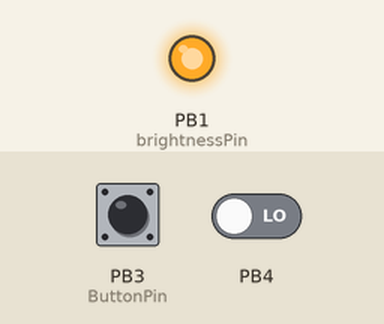
Bench run of a sketch on a simulated ATtiny85, built with avr-gcc and run on an emulated ATtiny85. Shown: output pins drawn as LEDs (lit = HIGH). Inputs (shaded band) come from the test bench; at power-on: PB3 (ButtonPin) HIGH, PB4 LOW. EEPROM starts erased.

Above: at 1.2 s.
1.3 s: PB3 (ButtonPin) pulled LOW for 3.2 s
At 1.8 s:
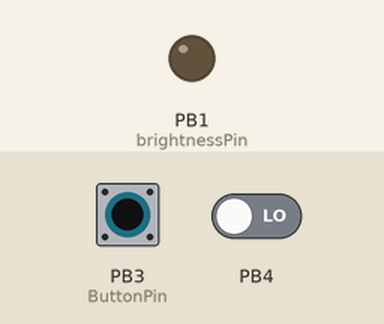
6.0 s: PB3 (ButtonPin) pulled LOW for 0.15 s
At 7.2 s:
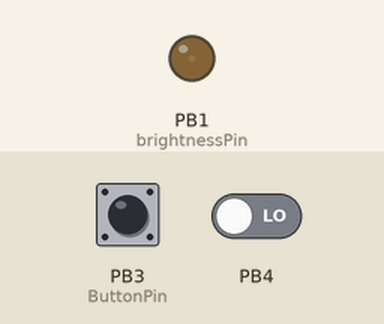
7.6 s: PB3 (ButtonPin) pulled LOW for 1 s
At 8.0 s:
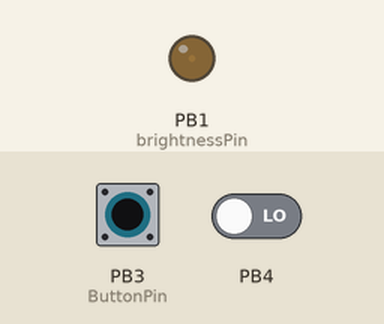
Timing chart, 0 to 10.6 s (numbered marks = the images above; inputs shaded):
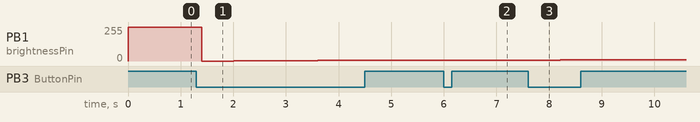

Measured:
- after the input at 1.3 s, PB1 (brightnessPin): 255/255 → 0/255 after 0.10 s, → 1/255 0.61 s later, → 2/255 0.40 s later, → 3/255 0.60 s later, … (6 changes in this stretch)
- after the input at 6.0 s, PB1 (brightnessPin): 5/255 → 6/255 at once
- after the input at 7.6 s, PB1 (brightnessPin): 6/255 → 7/255 at once, → 8/255 0.61 s later

The sketch:

Adjustable_Brake_light_dimmer.ino
```cpp
/*
 * Purpose of this project is to dim a pair of silly brightness RED LEDs designed to fit into a P21 housing but lack a sensible tail light dimness setting
 * the circuit uses an ATTINY85 8pin DIP chip and a ASSR-1611 6pin DIP solid state relay and a TO92 78L05, one resistor and one capacitor and one diode to
 * block the brake signals +12V from flowing back through the SSR chips protection diodes into the side light circuits and illuminating the front side lights
 * by mistake. My circuit uses a proper push button sub miniature PCB mount switch but can be modified to use a pair of jumper pins that are shorted to
 * customise the tail light brightness and save the desired PWM brightness value in EEPROM when the jumper is removed for next cold boot up.
 *
 * To make the board as compact as possible on the 2.54mm pitch board around 0.5mm needed to be filed off the ASSR-1611 chip and the casting seam filed off
 * the ATTIN85 chip which then allows the two chips to adjoin each other without wasting a row of holes between them.
 * All the components are available in SMD package variants so the entire board could be shrunk further if a commercial PCB fabricator is used.
 * Other possible space saving optimizations are cut two legs off the switch and glue the switch to the ATTINY85 with the two remaining pins soldered to the
 * pins 2 and 4 of the ATTINY85 and mount the 78L05 on the underside of the board and using the capacitors PCB holes for its GND and +5 out wires and once its
 * all soldered in place fold the 78L05 back under the ATTINY85 chip between its pins. This allows the +12V track to pin4 of the ASSR chip to move one track
 * in towards the chips and it is possible to mount the 680R resistor on the underside of the PCB directly under the two ICs using the adjacent holes next to
 * the specific pins ATTINY85 pin 6 and the ASSR pin 1. I plan to encapsulate it in silicone potting compound leaving just the top of the button exposed
 */
/*
                               ######
                               / |  \
                        +------+ |  |
                        |        +C-+
                        |      )------(
                        |    1[|0|  +=|]8
                        |      | |    |   ATTINY85
                   =)-------(=[| |    |]
                    |  ,-.  | #| |    |
                    | ( | ) | [| |    |]-+
                    |  `-'  |  | |    | )+(
                   =)-------(=[|-+--+ |]| |
                        |      )------( | |
                        |      )------( | | 680R
                        +-----[|-+  | |]| |
                               | |  | | | |
                            +-[| |  +-|]| |
                           )+( | |    | )+(
                           | |[|-+   0|]-+
                       D1  | |6)------(1
                           )+(     ASSR-1611
                          + |
                            +
*/
#include "avr/eeprom.h"
#include <avr/power.h>
#define ButtonPin PB3
#define brightnessPin PB1
#define brightup 1
#define debounce 100
byte brightness;
unsigned long timp = 0;
boolean changed = 0;

void setup() {
/*
 *  Read in the saved preset tail light brightness value
 *  from chips EEPROM address 1 into the static variable brightness
 */
    brightness = eeprom_read_byte ((uint8_t *)1);
/* change PWM counter 0 prescaler from default 3 to 4 to slow down the default PWM 0 frequency by 4 to better suit solid state relay chip when running at 16MHz */
    TCCR0B = 4;
    analogWrite(brightnessPin, brightness); // why wait for loop() all the rest is user interface, power reduction and potential clock fiddling
    pinMode(ButtonPin, INPUT_PULLUP);
/*
 * adjacent input pin will be tied to ButtonPin on production PCB leaving it pulled to logic 1 so that the cpu is down clocked to reduce EMI and pointless fast processing
 * unless the chip is in a dev boards socket OR in the production board with the button pressed during power up, in that case it stays at 16MHz so default ISP settings
 * work flawlessly while debugging or upgrading firmware with IC pin clips wired to an ISP.
 */
    pinMode(ButtonPin + 1,INPUT);
    ADCSRA = 0;  // disable ADC
    PRR = 3; // power down ADC and USI peripherals
/*
 * This following section is to allow development using an ISP and not micronucleus firmware programmer in socketed dev board
 * Or in protype board or final circuit without custom avardude settings if button is pressed during power up.
 */
    if (digitalRead(ButtonPin + 1) == 1) // If pin 2 linked to pin 3 otherwise called PB3 and PB4 are connected together and not pulled down to logic zero using the button
    { // downclock to 0.0625MHz and tweak Counter0 and Counter1 to set desired PWM frequency
      cli(); // Disable interrupts (not sure if any interupts are used by the runtimes but just in case these are included to avoid unforseeable problems)
      CLKPR = 128; //  (1<<CLKPCE) // Prescaler enable
      CLKPR = 8; // Clock division factor 256 (1000) divisor code n is encoded 2 the power of n with max divisor code of 8
      sei(); // Enable interrupts
/* change PWM counter 0 prescaler register from 3 to 1 to increase PWM 0 operating frequency by 16 to better suit sold state relay chip when running at 0.0625MHz */
      TCCR0B = 1; // 1 is optimal 122Hz
      TCCR1 = 65;
    } // Otherwise leave at fuse defined clock speed and default Counter1 and Full CPU speed optimised Counter0 TCCR0B for best PWM frequency.
}

void loop() {
/*
 * Adjusts and saves brightness level to EEPROM to preserve tail light brightness setting for next cold boot
 */
        if ((digitalRead(ButtonPin) == 0) && (millis() - timp > debounce))
        {
            brightness = brightness + brightup;
            changed = 1;
            timp = millis();
            analogWrite(brightnessPin, brightness);
        }
        else if (digitalRead(ButtonPin) == 1 && changed == 1)
        { // only when button is released AND brightness was changed write eeprom address 1 if there is a new value of brightness to preset new brightness on next boot up
          cli();
          eeprom_update_byte ((uint8_t *)1, brightness);
          sei();
          changed = 0;
        }
        delay(50);
}
```
